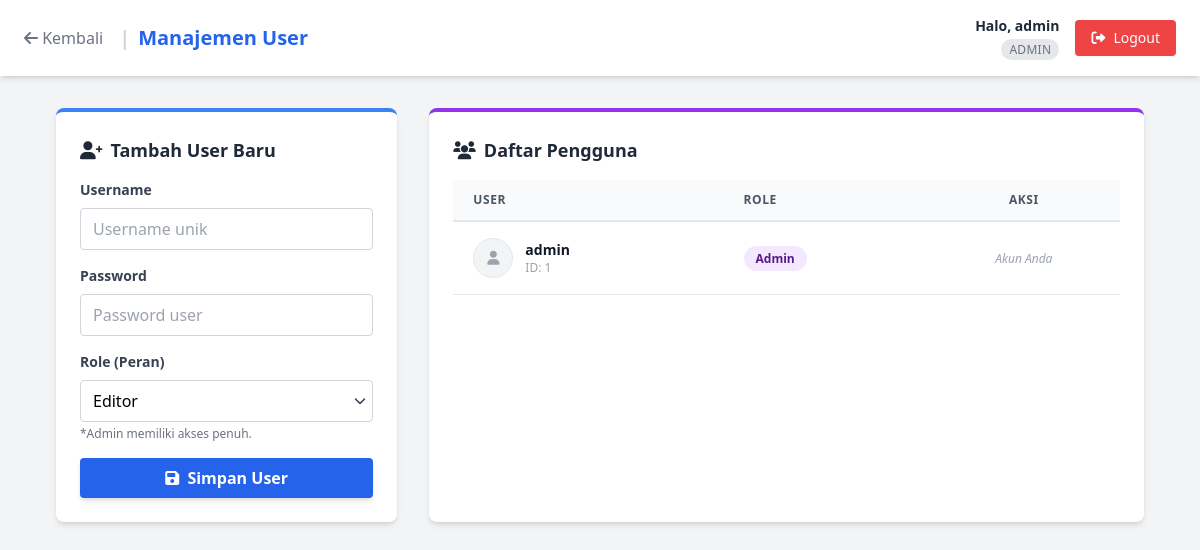
The page /admin/users.php (signed in) on the database its author committed.
### tables this page shows
CREATE TABLE IF NOT EXISTS `users` (
   `id` INT NOT NULL AUTO_INCREMENT,
   `username` VARCHAR(50) NOT NULL,
   `password` VARCHAR(255) NOT NULL,
   `role` ENUM('admin', 'editor') NOT NULL DEFAULT 'editor',
   `created_at` TIMESTAMP NOT NULL DEFAULT CURRENT_TIMESTAMP,
   PRIMARY KEY (`id`),
   UNIQUE KEY (`username`)
);

### classes/Database.php (called while the page is built)
<?php
class Database {
    private static $instance = null;
    private $conn;
    private $host = 'localhost';
    private $db_name = 'mini_cms';
    private $username = 'root';
    private $password = '';
    private function __construct() {
        try {
            $dsn = "mysql:host=" . $this->host . ";dbname=" . $this->db_name;
            $this->conn = new PDO($dsn, $this->username, $this->password);
            $this->conn->setAttribute(PDO::ATTR_ERRMODE, PDO::ERRMODE_EXCEPTION);
            $this->conn->setAttribute(PDO::ATTR_DEFAULT_FETCH_MODE, PDO::FETCH_ASSOC);
        } catch(PDOException $e) {
            die("Koneksi Database Gagal: " . $e->getMessage());
        }
    }
    public static function getInstance() {
        if (self::$instance == null) {
            self::$instance = new Database();
        }
        return self::$instance;
    }
    public function getConnection() {
        return $this->conn;
    }
}

### classes/Auth.php (called while the page is built, shortened)
<?php
class Auth {
    public function getUser() {
        return $_SESSION ?? null;
    }
}

### classes/User.php (called while the page is built, shortened)
<?php
require_once 'Database.php';
class User {
    private $db;
    public function __construct() {
        $this->db = Database::getInstance()->getConnection();
    }
    public function getAllUsers() {
        $stmt = $this->db->prepare("SELECT * FROM users ORDER BY created_at DESC");
        $stmt->execute();
        return $stmt->fetchAll();
    }
}
?>

### admin/users.php (the view, shortened to what this page needs)
<?php
require_once '../classes/Database.php';
require_once '../classes/Auth.php';
require_once '../classes/User.php';
$auth = new Auth();
$auth->requireAdmin();
$user_session = $auth->getUser();
$userObj = new User();
$users = $userObj->getAllUsers();
?>
<!DOCTYPE html>
<html lang="id">
<head>
    <script src="https://cdn.tailwindcss.com"></script>
    <link href="https://cdnjs.cloudflare.com/ajax/libs/font-awesome/6.0.0/css/all.min.css" rel="stylesheet">
</head>
<body class="bg-gray-100 font-sans">
    <nav class="bg-white shadow-md px-6 py-4 flex justify-between items-center sticky top-0 z-50">
        <div class="flex items-center gap-4">
            <a href="dashboard.php" class="text-gray-500 hover:text-blue-600 transition">
                <i class="fas fa-arrow-left"></i> Kembali
            </a>
            <div class="font-bold text-xl text-blue-600 flex items-center gap-2">
                <span class="text-gray-300">|</span> Manajemen User
            </div>
        </div>
        <div class="flex items-center gap-4">
            <div class="text-right hidden sm:block">
                <p class="text-gray-800 font-semibold text-sm">Halo, <?= htmlspecialchars($user_session['username']) ?></p>
                <span class="text-xs text-gray-500 bg-gray-200 px-2 py-0.5 rounded-full uppercase tracking-wide">
                    <?= ucfirst($user_session['role']) ?>
                </span>
            </div>
            <a href="../logout.php" class="bg-red-500 hover:bg-red-600 text-white px-4 py-2 rounded text-sm transition flex items-center gap-2 shadow-sm">
                <i class="fas fa-sign-out-alt"></i> <span class="hidden sm:inline">Logout</span>
            </a>
        </div>
    </nav>
    <div class="p-4 sm:p-8 max-w-6xl mx-auto">
        <div class="grid grid-cols-1 lg:grid-cols-3 gap-8">
            <div class="bg-white p-6 rounded-lg shadow-md h-fit border-t-4 border-blue-500">
                <h2 class="text-lg font-bold mb-4 text-gray-800 flex items-center gap-2">
                    <i class="fas fa-user-plus"></i> Tambah User Baru
                </h2>
                <form method="POST">
                    <div class="mb-4">
                        <label class="block text-gray-700 text-sm font-bold mb-2">Username</label>
                        <input type="text" name="username" required class="w-full px-3 py-2 border border-gray-300 rounded focus:outline-none focus:ring-2 focus:ring-blue-500 focus:border-transparent transition" placeholder="Username unik">
                    </div>
                    <div class="mb-4">
                        <label class="block text-gray-700 text-sm font-bold mb-2">Password</label>
                        <input type="password" name="password" required class="w-full px-3 py-2 border border-gray-300 rounded focus:outline-none focus:ring-2 focus:ring-blue-500 focus:border-transparent transition" placeholder="Password user">
                    </div>
                    <div class="mb-4">
                        <label class="block text-gray-700 text-sm font-bold mb-2">Role (Peran)</label>
                        <div class="relative">
                            <select name="role" class="w-full px-3 py-2 border border-gray-300 rounded appearance-none focus:outline-none focus:ring-2 focus:ring-blue-500 bg-white">
                                <option value="editor">Editor</option>
                            </select>
                            <div class="pointer-events-none absolute inset-y-0 right-0 flex items-center px-2 text-gray-700">
                            </div>
                        </div>
                        <p class="text-xs text-gray-500 mt-1">*Admin memiliki akses penuh.</p>
                    </div>
                    <button type="submit" class="w-full bg-blue-600 text-white font-bold py-2 px-4 rounded hover:bg-blue-700 transition shadow-md hover:shadow-lg">
                        <i class="fas fa-save mr-1"></i> Simpan User
                    </button>
                </form>
            </div>
            <div class="lg:col-span-2 bg-white p-6 rounded-lg shadow-md border-t-4 border-purple-600">
                <h2 class="text-lg font-bold mb-4 text-gray-800 flex items-center gap-2">
                    <i class="fas fa-users"></i> Daftar Pengguna
                </h2>
                <div class="overflow-x-auto">
                    <table class="min-w-full leading-normal">
                        <thead>
                            <tr>
                                <th class="px-5 py-3 border-b-2 border-gray-200 bg-gray-50 text-left text-xs font-semibold text-gray-600 uppercase tracking-wider">User</th>
                                <th class="px-5 py-3 border-b-2 border-gray-200 bg-gray-50 text-left text-xs font-semibold text-gray-600 uppercase tracking-wider">Role</th>
                                <th class="px-5 py-3 border-b-2 border-gray-200 bg-gray-50 text-center text-xs font-semibold text-gray-600 uppercase tracking-wider">Aksi</th>
                            </tr>
                        </thead>
                        <tbody>
                            <?php foreach ($users as $u): ?>
                            <tr class="hover:bg-gray-50 transition">
                                <td class="px-5 py-4 border-b border-gray-200 bg-white text-sm">
                                    <div class="flex items-center">
                                        <div class="flex-shrink-0 w-10 h-10">
                                            <div class="w-full h-full rounded-full bg-gray-100 flex items-center justify-center text-gray-400 border border-gray-200">
                                                <i class="fas fa-user"></i>
                                            </div>
                                        </div>
                                        <div class="ml-3">
                                            <p class="text-gray-900 whitespace-no-wrap font-bold">
                                                <?= htmlspecialchars($u['username']) ?>
                                            </p>
                                            <p class="text-gray-400 text-xs">ID: <?= $u['id'] ?></p>
                                        </div>
                                    </div>
                                </td>
                                <td class="px-5 py-4 border-b border-gray-200 bg-white text-sm">
                                    <?php if ($u['role'] === 'admin'): ?>
                                        <span class="px-3 py-1 font-semibold text-purple-900 leading-tight bg-purple-100 rounded-full text-xs">Admin</span>
                                    <?php else: ?>
                                        <span class="px-3 py-1 font-semibold text-blue-900 leading-tight bg-blue-100 rounded-full text-xs">Editor</span>
                                    <?php endif; ?>
                                </td>
                                <td class="px-5 py-4 border-b border-gray-200 bg-white text-sm text-center">
                                    <?php if($u['id'] != $_SESSION['user_id']): ?>
                                        <a href="users.php?delete_id=<?= $u['id'] ?>" onclick="return confirm('Yakin hapus user ini?')" class="text-red-500 hover:text-red-700 bg-red-50 hover:bg-red-100 p-2 rounded transition" title="Hapus User">
                                            <i class="fas fa-trash-alt"></i>
                                        </a>
                                    <?php else: ?>
                                        <span class="text-xs text-gray-400 italic">Akun Anda</span>
                                    <?php endif; ?>
                                </td>
                            </tr>
                            <?php endforeach; ?>
                        </tbody>
                    </table>
                </div>
            </div>
        </div>
    </div>
</body>
</html>

### rows shown on the page
users: username "admin", role "ADMIN", id "1", shows "Admin", shows "Akun Anda"
